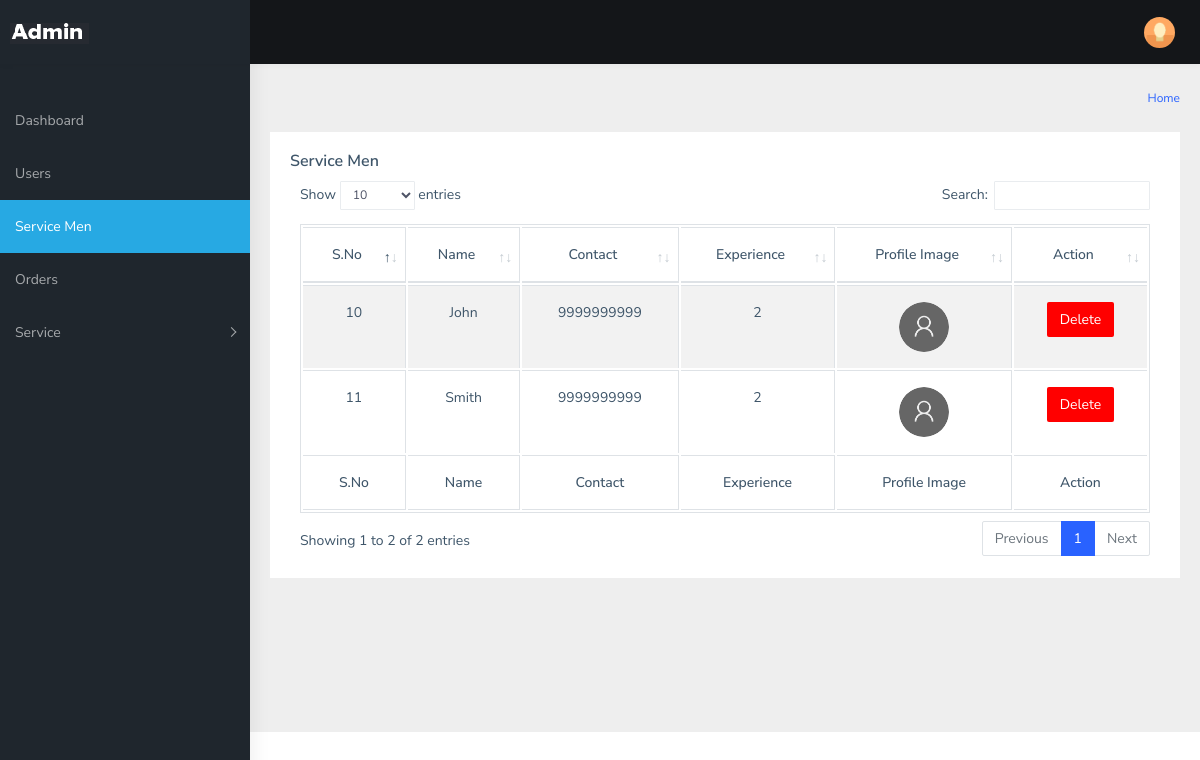
Screenshot of /allServiceMan with the database file from the repository.
### app/models.py (models this page shows, shortened)
class ServiceMan(models.Model):
    serviceId= models.ForeignKey(Services, on_delete=models.CASCADE,blank=True)
    name = models.CharField(max_length=100)
    contact = models.CharField(max_length=10)
    experience = models.CharField(max_length=10, blank=True)
    profile_img= models.ImageField(upload_to="serviceman_pro")

### app/views.py (the view)
# urls.py: path('allServiceMan',views.allServiceMan,name="allServiceMan"),
def allServiceMan(request):
    serviceall = ServiceMan.objects.all()
    return render(request, "service-men.html",{"serviceDt":serviceall})

### app/templates/service-men.html (shortened to what this page needs)
<!DOCTYPE html>
<html dir="ltr" lang="en">
{%load static%}
<head>
    <link href="{% static 'libs/datatables.net-bs4/css/dataTables.bootstrap4.css' %}" rel="stylesheet">
    <link href="{% static 'css/style.min.css' %}" rel="stylesheet">
</head>
<body>
    <div id="main-wrapper">
        <header class="topbar" data-navbarbg="skin5">
            <nav class="navbar top-navbar navbar-expand-md navbar-dark">
                <div class="navbar-header" data-logobg="skin5">
                    <a class="navbar-brand" href="admin.html">
                        <span class="logo-text">
                             <img src="{% static 'img/admin.png' %}" alt="homepage" class="light-logo" />
                        </span>
                    </a>
                </div>
                <div class="navbar-collapse collapse" id="navbarSupportedContent" data-navbarbg="skin5">
                    <ul class="navbar-nav float-left mr-auto">
                        <li class="nav-item d-none d-md-block"><a class="nav-link sidebartoggler waves-effect waves-light" href="javascript:void(0)" data-sidebartype="mini-sidebar"></a></li>
                        <li class="nav-item search-box"> <a class="nav-link waves-effect waves-dark" href="javascript:void(0)"></a>
                        </li>
                    </ul>
                    <ul class="navbar-nav float-right">
                        <li class="nav-item dropdown">
                            <a class="nav-link dropdown-toggle text-muted waves-effect waves-dark pro-pic" href="" data-toggle="dropdown" aria-haspopup="true" aria-expanded="false"><img src="{% static 'img/1.jpg' %}" alt="user" class="rounded-circle" width="31"></a>
                        </li>
                    </ul>
                </div>
            </nav>
        </header>
        <aside class="left-sidebar" data-sidebarbg="skin5">
            <div class="scroll-sidebar">
                <nav class="sidebar-nav">
                    <ul id="sidebarnav" class="p-t-30">
                        <li class="sidebar-item"> <a class="sidebar-link waves-effect waves-dark sidebar-link"
                            href="/admin1" aria-expanded="false"><span class="hide-menu">Dashboard</span></a>
                    </li>
                    <li class="sidebar-item"> <a class="sidebar-link waves-effect waves-dark sidebar-link"
                            href="/allUser" aria-expanded="false"><span class="hide-menu">Users</span></a></li>
                    <li class="sidebar-item"> <a class="sidebar-link waves-effect waves-dark sidebar-link"
                            href="/allServiceMan" aria-expanded="false"><span class="hide-menu">Service
                                Men</span></a></li>
                    <li class="sidebar-item"> <a class="sidebar-link waves-effect waves-dark sidebar-link"
                            href="/order" aria-expanded="false"><span class="hide-menu">Orders</span></a></li>
                    <li class="sidebar-item"> <a class="sidebar-link has-arrow waves-effect waves-dark"
                            href="javascript:void(0)" aria-expanded="false"><span
                                class="hide-menu">Service</span></a>
                    </li>
                            </ul>
                </nav>
            </div>
        </aside>
        <div class="page-wrapper">
            <div class="page-breadcrumb">
                <div class="row">
                    <div class="col-12 d-flex no-block align-items-center">
                        <div class="ml-auto text-right">
                            <nav aria-label="breadcrumb">
                                <ol class="breadcrumb">
                                    <li class="breadcrumb-item"><a href="index.html">Home</a></li>
                                </ol>
                            </nav>
                        </div>
                    </div>
                </div>
            </div>
            <div class="container-fluid">
                <div class="row">
                    <div class="col-12">
                        <div class="card">
                            <div class="card-body">
                                <h5 class="card-title">Service Men</h5>
                                <div class="table-responsive">
                                    <table id="zero_config" class="table table-striped table-bordered text-center">
                                        <thead>
                                            <tr>
                                                <th>S.No</th>
                                                <th>Name</th>
                                                <th>Contact</th>
                                                <th>Experience</th>
                                                <th>Profile Image</th>
                                                <th>Action</th>
                                            </tr>
                                        </thead>
                                        <tbody>
                                            {%for i in serviceDt%}
                                            <tr>
                                                <td>{{i.id}}</td>
                                                <td>{{i.name}}</td>
                                                <td>{{i.contact}}</td>
                                                <td>{{i.experience}}</td>
                                                <td><img src="media/{{i.profile_img}}" alt="" height="50px" width="50px"
                                                        class="rounded-circle"></td>
                                                <td><a href="{%url 'deleteServiceman' i.id %}" class="btn btn-delete"
                                                        style="color: white;background-color: red;">Delete</a></td>
                                            </tr>
                                            {%endfor%}
                                        </tbody>
                                        <tfoot>
                                            <tr>
                                                <th>S.No</th>
                                                <th>Name</th>
                                                <th>Contact</th>
                                                <th>Experience</th>
                                                <th>Profile Image</th>
                                                <th>Action</th>
                                            </tr>
                                        </tfoot>
                                    </table>
                                </div>
                            </div>
                        </div>
                    </div>
                </div>
            </div>
        </div>
    </div>
</body>
</html>

### rows the page displays
ServiceMan: id "10", name "John", contact "9999999999", experience "2", profile_img (picture)
ServiceMan: id "11", name "Smith", contact "9999999999", experience "2", profile_img (picture)
